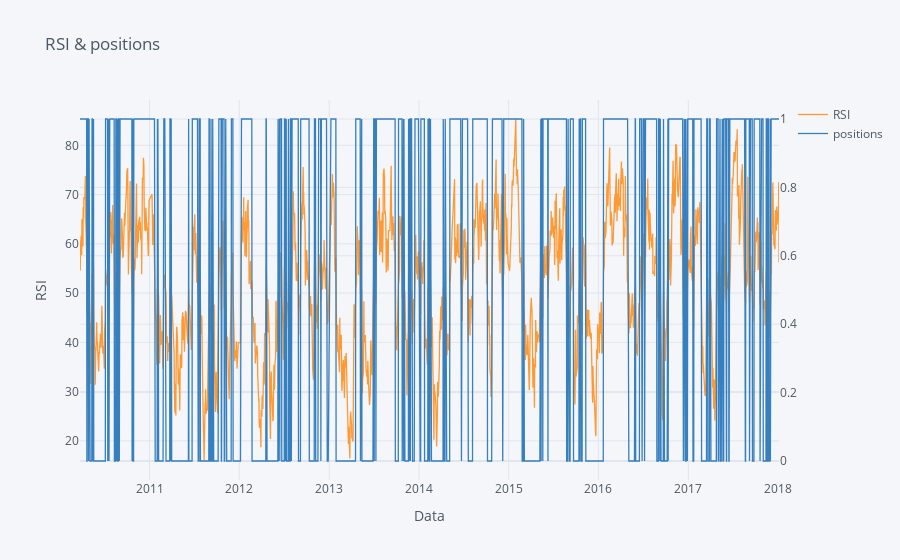
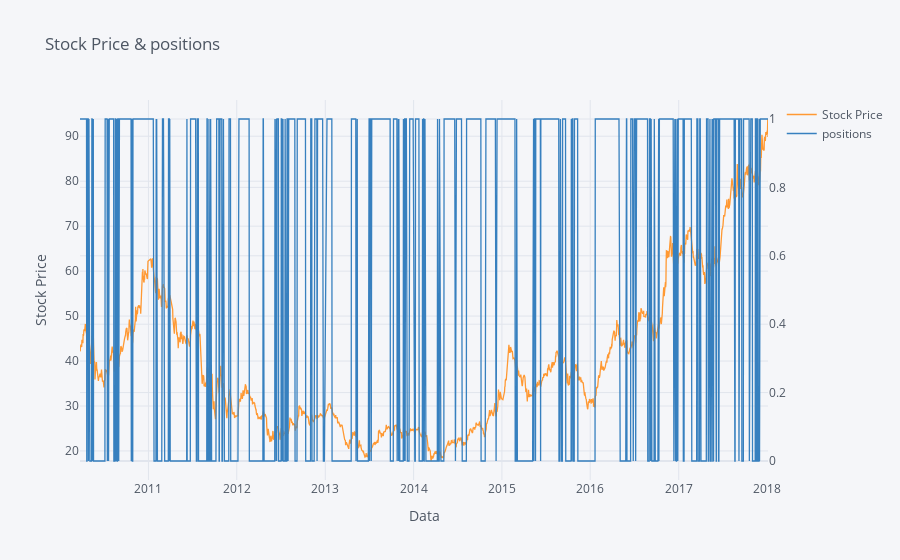

Source (notebook cell) for these figures, in order:
### Code cell
# Визуализация работы стратегии
df[['RSI', 'positions']].iplot(secondary_y = ['positions'], title = "RSI & positions", xTitle = "Data", yTitle = "RSI")
df[['Stock Price', 'positions']].iplot(secondary_y = ['positions'], title = 'Stock Price & positions', xTitle = 'Data', yTitle = 'Stock Price')

### Figure 1 — Plotly figure (JSON) as saved in the notebook; plotly's stock layout.template omitted (floating-point values rounded to 4 significant figures; data arrays with more than 128 entries replaced by an {"elided": "..."} marker saying what was removed)
{"data": [{"line": {"color": "rgba(255, 153, 51, 1.0)", "dash": "solid", "shape": "linear", "width": 1.3}, "mode": "lines", "name": "RSI", "text": "", "type": "scatter", "x": {"elided": "1948 str values"}, "y": {"elided": "1948 float values"}}, {"line": {"color": "rgba(55, 128, 191, 1.0)", "dash": "solid", "shape": "linear", "width": 1.3}, "mode": "lines", "name": "positions", "text": "", "type": "scatter", "x": {"elided": "1948 str values"}, "xaxis": "x", "y": {"elided": "1948 int values"}, "yaxis": "y2"}], "layout": {"legend": {"bgcolor": "#F5F6F9", "font": {"color": "#4D5663"}}, "paper_bgcolor": "#F5F6F9", "plot_bgcolor": "#F5F6F9", "title": {"font": {"color": "#4D5663"}, "text": "RSI & positions"}, "xaxis": {"gridcolor": "#E1E5ED", "showgrid": true, "tickfont": {"color": "#4D5663"}, "title": {"font": {"color": "#4D5663"}, "text": "Data"}, "zerolinecolor": "#E1E5ED"}, "yaxis": {"gridcolor": "#E1E5ED", "showgrid": true, "tickfont": {"color": "#4D5663"}, "title": {"font": {"color": "#4D5663"}, "text": "RSI"}, "zerolinecolor": "#E1E5ED"}, "yaxis2": {"anchor": "x", "gridcolor": "#E1E5ED", "overlaying": "y", "showgrid": true, "side": "right", "tickfont": {"color": "#4D5663"}, "title": {"text": ""}, "zerolinecolor": "#E1E5ED"}}}

### Figure 2 — Plotly figure (JSON) as saved in the notebook; plotly's stock layout.template omitted (floating-point values rounded to 4 significant figures; data arrays with more than 128 entries replaced by an {"elided": "..."} marker saying what was removed)
{"data": [{"line": {"color": "rgba(255, 153, 51, 1.0)", "dash": "solid", "shape": "linear", "width": 1.3}, "mode": "lines", "name": "Stock Price", "text": "", "type": "scatter", "x": {"elided": "1948 str values"}, "y": {"elided": "1948 float values"}}, {"line": {"color": "rgba(55, 128, 191, 1.0)", "dash": "solid", "shape": "linear", "width": 1.3}, "mode": "lines", "name": "positions", "text": "", "type": "scatter", "x": {"elided": "1948 str values"}, "xaxis": "x", "y": {"elided": "1948 int values"}, "yaxis": "y2"}], "layout": {"legend": {"bgcolor": "#F5F6F9", "font": {"color": "#4D5663"}}, "paper_bgcolor": "#F5F6F9", "plot_bgcolor": "#F5F6F9", "title": {"font": {"color": "#4D5663"}, "text": "Stock Price & positions"}, "xaxis": {"gridcolor": "#E1E5ED", "showgrid": true, "tickfont": {"color": "#4D5663"}, "title": {"font": {"color": "#4D5663"}, "text": "Data"}, "zerolinecolor": "#E1E5ED"}, "yaxis": {"gridcolor": "#E1E5ED", "showgrid": true, "tickfont": {"color": "#4D5663"}, "title": {"font": {"color": "#4D5663"}, "text": "Stock Price"}, "zerolinecolor": "#E1E5ED"}, "yaxis2": {"anchor": "x", "gridcolor": "#E1E5ED", "overlaying": "y", "showgrid": true, "side": "right", "tickfont": {"color": "#4D5663"}, "title": {"text": ""}, "zerolinecolor": "#E1E5ED"}}}
